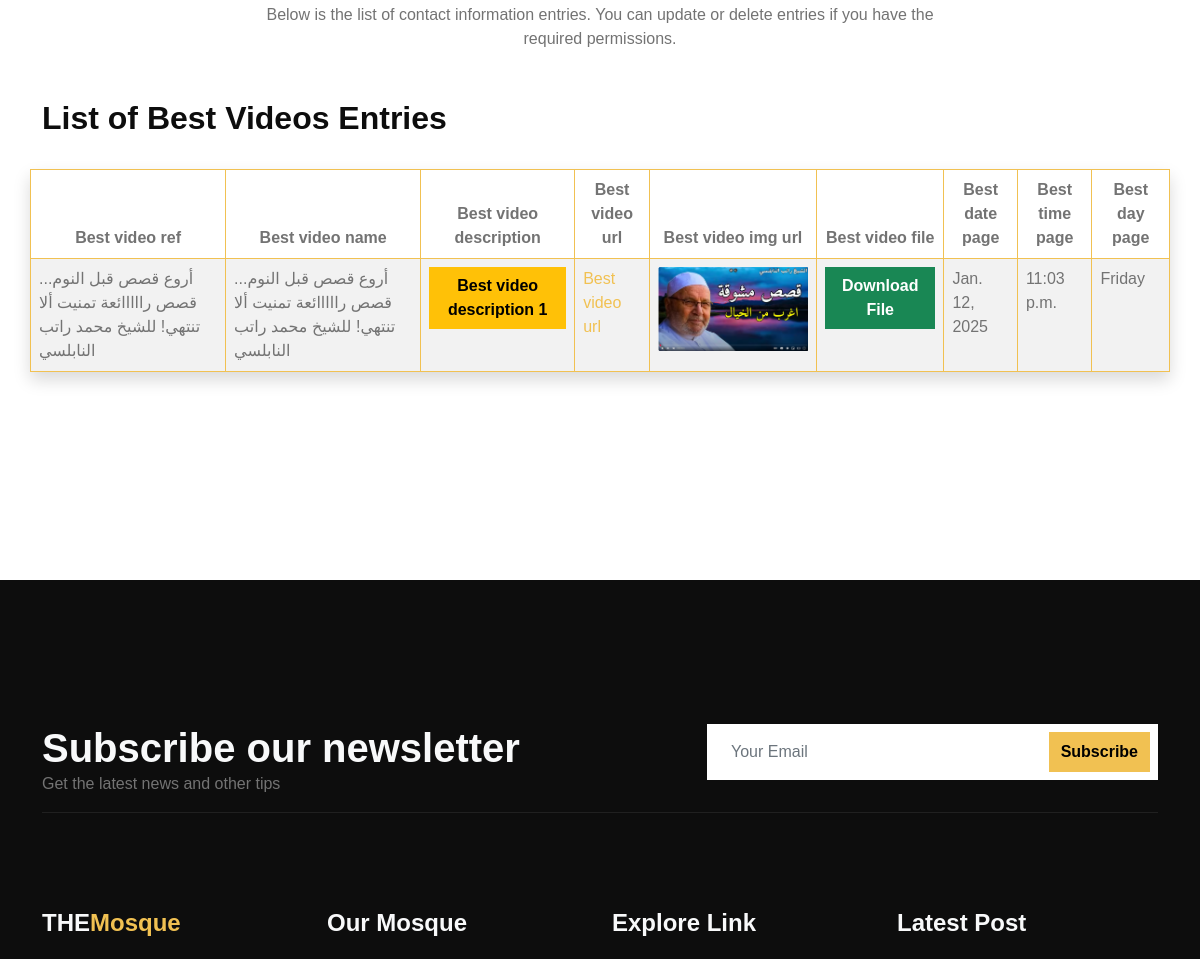
The app's page /list_best_videos_admin_view/ (middle part), older data.
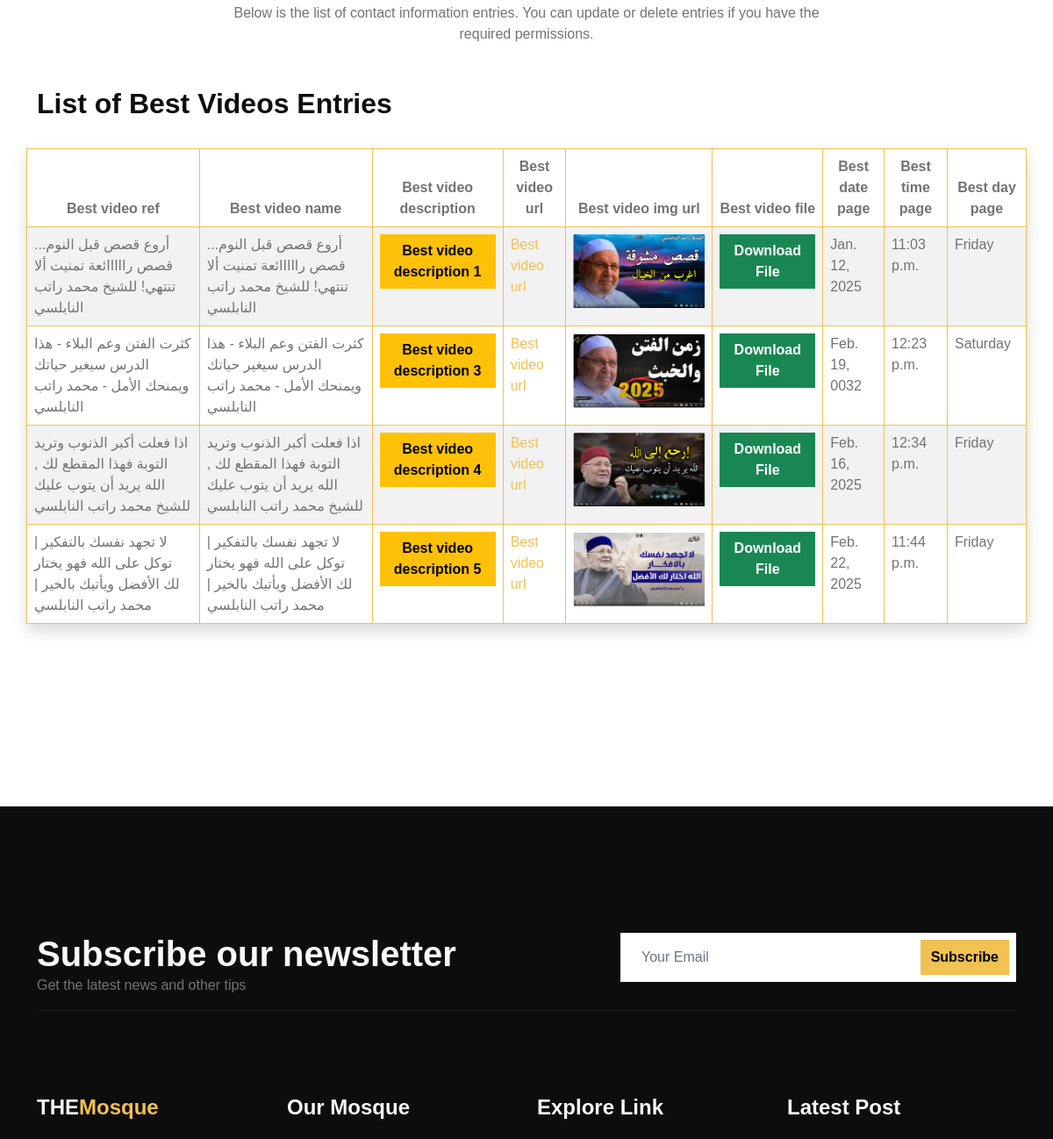
The same page, newer data.
### mosque_web_app/models.py (models this page shows, shortened)
class BestVideos(models.Model):
    DAYS_OF_WEEK = [
        ('Monday', 'Monday'),
        ('Tuesday', 'Tuesday'),
        ('Wednesday', 'Wednesday'),
        ('Thursday', 'Thursday'),
        ('Friday', 'Friday'),
        ('Saturday', 'Saturday'),
        ('Sunday', 'Sunday'),
    ]
    best_video_ref = models.CharField(max_length=500)
    best_video_name = models.CharField(max_length=1000)
    best_video_description = models.TextField()
    best_video_url = models.URLField(blank=True, null=True, verbose_name="Best videos URL")
    best_video_img_url = models.ImageField(upload_to='best_video_img_url_images/', max_length=5500, blank=True, null=True)
    best_video_file = models.FileField(upload_to='best_video_file_files/', max_length=5500, blank=True, null=True)  # Para subir
    date_page = models.DateField(help_text="Fecha de BestVideos", blank=True, null=True)
    time_page = models.TimeField(help_text="Hora de BestVideos", blank=True, null=True)
    day_page = models.CharField(max_length=9, choices=DAYS_OF_WEEK)  # Día seleccionado del combo
    created_at = models.DateTimeField(auto_now_add=True, help_text="Fecha en la que se creó el BestVideos.")
    updated_at = models.DateTimeField(auto_now=True, help_text="Última vez que se actualizó el BestVideos.")
    is_active = models.BooleanField(default=True, help_text="Define si este BestVideos está activo y visible.")

class Footer(models.Model):
    DAYS_OF_WEEK = [
        ('Monday', 'Monday'),
        ('Tuesday', 'Tuesday'),
        ('Wednesday', 'Wednesday'),
        ('Thursday', 'Thursday'),
        ('Friday', 'Friday'),
        ('Saturday', 'Saturday'),
        ('Sunday', 'Sunday'),
    ]
    subscribe_footer = models.CharField(help_text="Subscribe_footer", max_length=500,blank=True, null=True)
    description_subscribe_footer = models.TextField(blank=True, null=True)
    subscibe_boton_footer = models.CharField(max_length=500, blank=True, null=True)
    themosque_footer = models.TextField(blank=True, null=True)
    themosque_description_footer = models.TextField(blank=True, null=True)
    our_mosque_footer = models.CharField(max_length=500, blank=True, null=True)
    our_address_footer = models.CharField(max_length=500, blank=True, null=True)
    our_address_address_footer = models.TextField(blank=True, null=True)
    our_mobile_footer = models.CharField(max_length=500, blank=True, null=True)
    our_mobile_mobile_footer = models.CharField(max_length=500, blank=True, null=True)
    explore_link_footer = models.CharField(max_length=500, blank=True, null=True)
    explore_link_home_footer = models.CharField(max_length=500, blank=True, null=True)
    explore_link_about_footer = models.ForeignKey(About, blank=True, null=True, on_delete=models.CASCADE)
    explore_link_features_footer = models.ForeignKey(Activity, blank=True, null=True, on_delete=models.CASCADE)
    explore_link_contact_footer = models.ForeignKey(ContactMessage, blank=True, null=True, on_delete=models.CASCADE)
    explore_link_blog_footer = models.ForeignKey(Blog, blank=True, null=True, on_delete=models.CASCADE)
    explore_link_events_footer = models.ForeignKey(Event, blank=True, null=True, on_delete=models.CASCADE)
    explore_link_donations_footer = models.ForeignKey(Donation, blank=True, null=True, on_delete=models.CASCADE)
    explore_link_sermons_footer = models.ForeignKey(Sermon, blank=True, null=True, on_delete=models.CASCADE)
    explore_link_posts_footer = models.ForeignKey(Post, blank=True, null=True, on_delete=models.CASCADE)
    explore_link_latest_post_footer = models.CharField(max_length=500, blank=True, null=True)
    date_footer = models.DateField(help_text="Fecha de footer", blank=True, null=True)
    time_footer = models.TimeField(help_text="Hora de footer", blank=True, null=True)
    day_footer = models.CharField(max_length=9, choices=DAYS_OF_WEEK)  # Día seleccionado del combo
    description_footer = models.TextField()
    title_footer = models.CharField(max_length=500,blank=True, null=True, help_text="Título del Footer")
    link_footer = models.URLField(max_length=4500,blank=True, null=True)
    img_url_footer = models.ImageField(upload_to='footer_images/', max_length=5500, blank=True, null=True)
    file_footer = models.FileField(upload_to='footer_files/', max_length=5500, blank=True, null=True)  # Para subir archivos
    site_name_footer = models.CharField(help_text="Site name", max_length=500,blank=True, null=True)
    created_at = models.DateTimeField(auto_now_add=True, help_text="Fecha en la que se creó el footer.")
    updated_at = models.DateTimeField(auto_now=True, help_text="Última vez que se actualizó el footer.")
    is_active = models.BooleanField(default=True, help_text="Define si este footer está activo y visible.")

### mosque_web_app/views.py (the view)
# urls.py: path('list_best_videos_admin_view/', views.list_best_videos_admin_view, name='list_best_videos_admin_view'),
def list_best_videos_admin_view(request):
    page = (
        Page.objects.filter(is_active=True)
        .order_by('-updated_at', '-created_at')
        .first() if Page.objects.exists() else None
    )
    contact_info = (
        ContactInfo.objects.filter(is_active=True)
        .order_by('-updated_at', '-created_at')
        .first() if ContactInfo.objects.exists() else None
    )
    tabs = Tab.objects.filter(is_active=True)  # Solo pestañas activas
    tab_pages = TabPage.objects.all()
    footer = Footer.objects.latest('created_at') if Footer.objects.exists() else None
    posts = Post.objects.all() if Post.objects.exists() else None
    donations = Donation.objects.all() if Donation.objects.exists() else None
    footer_subscribe_footer = footer.subscribe_footer if footer else 'No footer available'
    footer_description_subscribe_footer = footer.description_subscribe_footer if footer else 'No description available.'
    footer_subscibe_boton_footer = footer.subscibe_boton_footer if footer else 'Subscribe'
    footer_themosque_footer = footer.themosque_footer if footer else 'No footer description.'
    footer_link_footer = footer.link_footer if footer else '#'
    footer_our_mosque_footer = footer.our_mosque_footer if footer else 'No mosque info.'
    footer_our_address_footer = footer.our_address_footer if footer else 'No address.'
    footer_our_mobile_footer = footer.our_mobile_footer if footer else 'No mobile info.'
    footer_our_mobile_mobile_footer = footer.our_mobile_mobile_footer if footer else 'No phone info.'
    footer_site_name_footer = footer.site_name_footer if footer else 'Website'
    la_lista_best_videos_admin_view = BestVideos.objects.all()  # Recupera todos los servicios
    return render(request, 'mosque_web_app/list_best_videos_admin_view.html', {'la_lista_best_videos_admin_view': la_lista_best_videos_admin_view,'donations': donations,
        'posts': posts,
        'footer': footer,
        'footer_subscribe_footer': footer_subscribe_footer,
        'footer_description_subscribe_footer': footer_description_subscribe_footer,
        'footer_subscibe_boton_footer': footer_subscibe_boton_footer,
        'footer_themosque_footer': footer_themosque_footer,
        'footer_link_footer': footer_link_footer,
        'footer_our_mosque_footer': footer_our_mosque_footer,
        'footer_our_address_footer': footer_our_address_footer,
        'footer_our_mobile_footer': footer_our_mobile_footer,
        'footer_our_mobile_mobile_footer': footer_our_mobile_mobile_footer,
        'footer_site_name_footer': footer_site_name_footer,
        'contact_info': contact_info,
        'page': page,'tabs': tabs,
        'tab_pages': tab_pages,})

### mosque_web_app/templates/mosque_web_app/list_best_videos_admin_view.html (shortened to what this page needs)
{% extends 'base.html' %}
{% load static %}
{% block content %}
{% if success_message %}
<center>
    <h2>{{ success_message }}</h2>
    <h3>Information registered successfully...</h3>
    <a href="{% url 'home' %}" class="btn btn-primary">Home</a>
</center>
{% else %}
<div class="container-fluid contact py-5">
    <div class="container py-5">
        <div class="text-center mx-auto mb-5 wow fadeIn" data-wow-delay="0.1s" style="max-width: 700px;">
            <p class="mb-0">Below is the list of contact information entries. You can update or delete entries if you have the required permissions.</p>
        </div>
        <div class="row g-4 wow fadeIn" data-wow-delay="0.3s">
            <h2>List of Best Videos Entries</h2>
            <table class="table table-striped table-hover table-bordered border-primary shadow rounded custom-table">
                <thead>
                    <tr>
                        <th scope="col" class="text-center">Best video ref</th>
                        <th scope="col" class="text-center">Best video name</th>
                        <th scope="col" class="text-center">Best video description</th>
                        <th scope="col" class="text-center">Best video url</th>
                        <th scope="col" class="text-center">Best video img url</th>
                        <th scope="col" class="text-center">Best video file</th>
                        <th scope="col" class="text-center">Best date page</th>
                        <th scope="col" class="text-center">Best time page</th>
                        <th scope="col" class="text-center">Best day page</th>
                    </tr>
                </thead>
                <tbody>
                    {% for best_video in la_lista_best_videos_admin_view %}
                    <tr>
                        <td class="text-wrap">{{ best_video.best_video_ref }}</td>
                        <td class="text-wrap">{{ best_video.best_video_name }}</td>
                        <td>
                            <a class="btn btn-warning" href="#" onclick="VerBestVideosDescription('{{ best_video.id }}','{{best_video.best_video_description}}','')">Best video description
                              {{ best_video.id }}</a>
                          </td>
                        <td>
                            {% if best_video.best_video_url %}<a href="{{ best_video.best_video_url }}" target="_blank">Best video url</a>{% endif %}
                        </td>
                        <td>
                            {% if best_video.best_video_img_url %}
                            <img src="{{ best_video.best_video_img_url.url }}" class="img-fluid" alt="Contact Image" style="max-width: 150px;">
                            {% else %}
                            <img src="{% static 'images/default_image.jpg' %}" class="img-fluid" alt="Default Image" style="max-width: 150px;">
                            {% endif %}
                        </td>
                        <td>
                            {% if best_video.best_video_file %}
                            <a href="{{ best_video.best_video_file.url }}" class="btn btn-success" target="_blank">Download File</a>
                            {% else %}
                            No file uploaded
                            {% endif %}
                        </td>
                        <td>{{ best_video.date_page }}</td>
                        <td>{{ best_video.time_page }}</td>
                        <td>{{ best_video.day_page }}</td>
                    </tr>
                    {% endfor %}
                </tbody>
            </table>
        </div>
    </div>
</div>
{% endif %}
{% endblock %}

### mosque_web_app/templates/mosque_web_app/base.html (shortened to what this page needs)
{% load static %}
<!DOCTYPE html>
<html lang="en">
    <head>
        <link rel="stylesheet" href="https://use.fontawesome.com/releases/v5.15.4/css/all.css"/>
        <link href="https://cdn.jsdelivr.net/npm/bootstrap-icons@1.4.1/font/bootstrap-icons.css" rel="stylesheet">
        <link href="{% static 'mosque_web_app/lib/animate/animate.min.css' %}" rel="stylesheet">
        <link href="{% static 'mosque_web_app/lib/owlcarousel/assets/owl.carousel.min.css' %}" rel="stylesheet">
        <link href="{% static 'mosque_web_app/css/bootstrap.min.css' %}" rel="stylesheet">
        <link href="{% static 'mosque_web_app/css/style.css' %}" rel="stylesheet">
        <link rel="stylesheet" href="https://cdnjs.cloudflare.com/ajax/libs/font-awesome/5.15.3/css/all.min.css">
        <link rel="stylesheet" href="https://cdnjs.cloudflare.com/ajax/libs/sweetalert2/11.12.0/sweetalert2.css" />
    </head>
    <body>
{% block content %}
{% endblock %}
<div class="container-fluid footer pt-5 wow fadeIn" data-wow-delay="0.1s">
    <div class="container py-5">
        <div class="row py-5">
            <div class="col-lg-7">
                <h1 class="text-light mb-0">{{ footer_subscribe_footer }}</h1>
                <p class="text-secondary">{{ footer_description_subscribe_footer }}</p>
            </div>
            <div class="col-lg-5">
                <form action="{% url 'newsletter' %}" method="POST" class="mx-auto" style="max-width: 600px;">
                    <div class="input-group">
                        <input type="email" name="email" class="form-control border-0 w-100 py-3 ps-4 pe-5" placeholder="Your Email" required>
                        <button type="submit" class="btn btn-primary py-2 position-absolute top-0 end-0 mt-2 me-2">{{ footer_subscibe_boton_footer }}</button>
                    </div>
                </form>
            </div>
            <div class="col-12">
                <div class="border-top border-secondary"></div>
            </div>
        </div>
        <div class="row g-4 footer-inner">
            <div class="col-md-6 col-lg-6 col-xl-3">
                <div class="footer-item mt-5">
                    <h4 class="text-light mb-4">THE<span class="text-primary">Mosque</span></h4>
                </div>
            </div>
            <div class="col-md-6 col-lg-6 col-xl-3">
                <div class="footer-item mt-5">
                    <h4 class="text-light mb-4">Our Mosque</h4>
                </div>
            </div>
            <div class="col-md-6 col-lg-6 col-xl-3">
                <div class="footer-item mt-5">
                    <h4 class="text-light mb-4">Explore Link</h4>
                </div>
            </div>
            <div class="col-md-6 col-lg-6 col-xl-3">
                <div class="footer-item mt-5">
                    <h4 class="text-light mb-4">Latest Post</h4>
                </div>
            </div>
        </div>
    </div>
</div>
    </body>
</html>

### static/mosque_web_app/css/style.css (style rules this page uses)
.wow, .animated { animation-duration: 2s !important; }
h1, h2, h3, .h1, .h2, .h3 { font-weight: 700 !important; font-family: 'Open', sans-serif !important; }
h4, h5, h6, .h4, .h5, .h6 { font-weight: 600 !important; font-family: 'Open', sans-serif !important; }
.btn { font-weight: 600; transition: .5s; }
.footer { margin-top: 6rem; background: var(--bs-dark); }
.footer .border-top, .footer .border-bottom { border-color: rgba(255, 255, 255, .08) !important; }
.footer button { border: 0; transition: 0.5s; }

Row changes from the older to the newer data that the page shows:
added BestVideos: best_video_ref "كثرت الفتن وعم البلاء - هذا الدرس سيغير حياتك ويمنحك الأمل - محمد راتب النابلسي", best_video_name "كثرت الفتن وعم البلاء - هذا الدرس سيغير حياتك ويمنحك الأمل - محمد راتب النابلسي", id "3", best_video_img_url (picture), date_page "Feb. 19, 0032", time_page "12:23 p.m.", day_page "Saturday"
added BestVideos: best_video_ref "اذا فعلت أكبر الذنوب وتريد التوبة فهذا المقطع لك , الله يريد أن يتوب عليك للشيخ محمد راتب النابلسي", best_video_name "اذا فعلت أكبر الذنوب وتريد التوبة فهذا المقطع لك , الله يريد أن يتوب عليك للشيخ محمد راتب النابلسي", id "4", best_video_img_url (picture), date_page "Feb. 16, 2025", time_page "12:34 p.m.", day_page "Friday"
added BestVideos: best_video_ref "لا تجهد نفسك بالتفكير | توكل على الله فهو يختار لك الأفضل ويأتيك بالخير | محمد راتب النابلسي", best_video_name "لا تجهد نفسك بالتفكير | توكل على الله فهو يختار لك الأفضل ويأتيك بالخير | محمد راتب النابلسي", id "5", best_video_img_url (picture), date_page "Feb. 22, 2025", time_page "11:44 p.m.", day_page "Friday"
